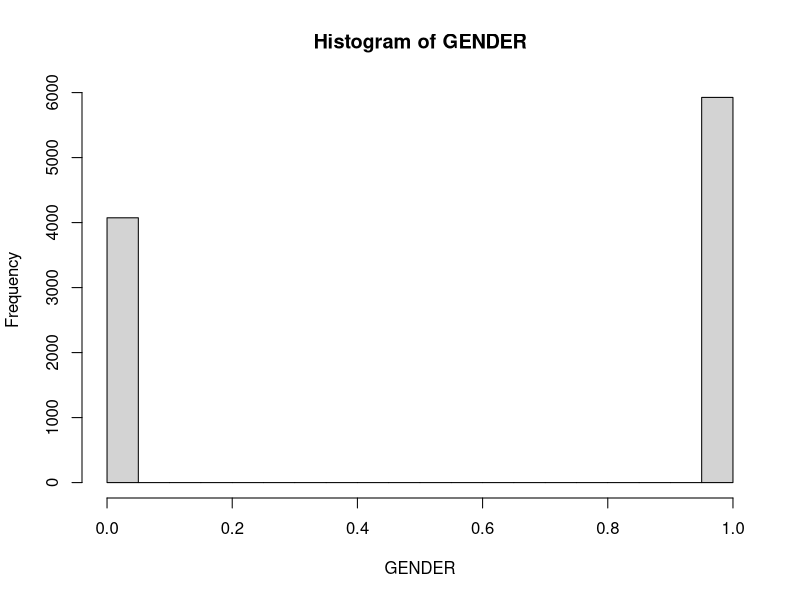
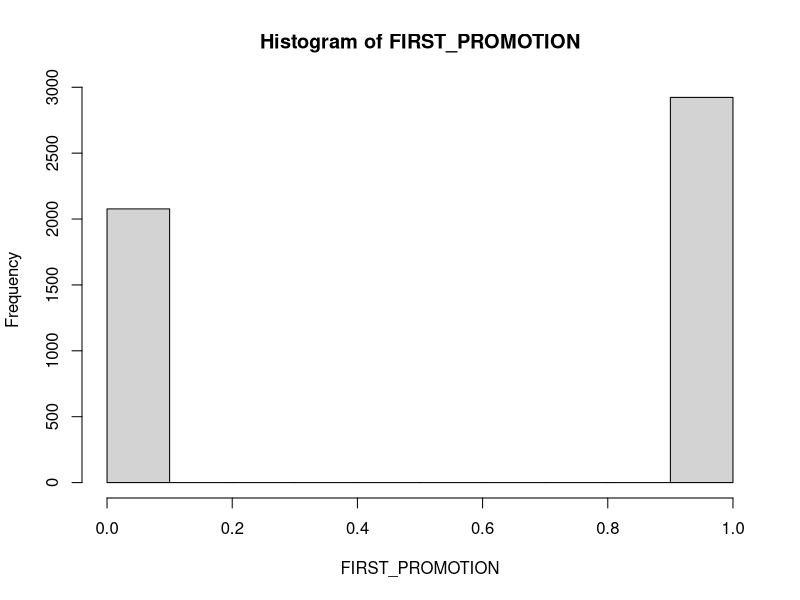
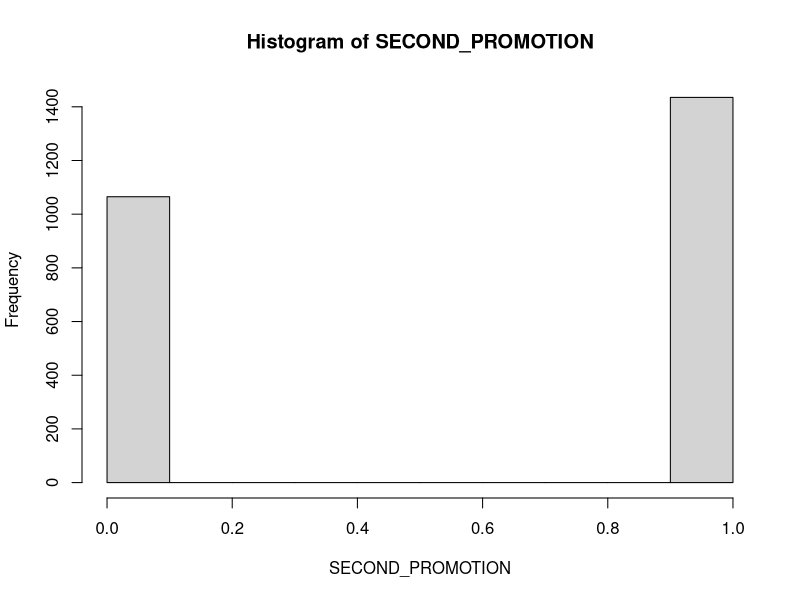
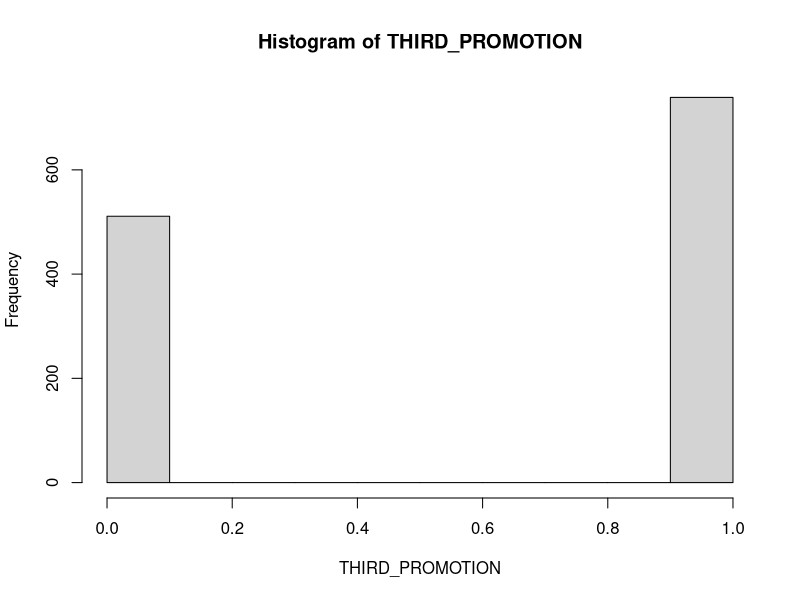

The R source for these figures, in order:
#set.seed(1)



ROUND <- 0
MEAN <- 10
SD <- 10
DISP <- 2
N <- 10000
DECAY_RATE <- .5

SAMPLE_1 <- round(N*DECAY_RATE, 0)
SAMPLE_2 <- round(SAMPLE_1*DECAY_RATE, 0)
SAMPLE_3<- round(SAMPLE_2*DECAY_RATE, 0)

DATA <- round(rnorm(1:N,MEAN,SD),ROUND)
MIN <- min(DATA)
MAX <- max(DATA)
MEAN <- mean(DATA)

MEAN_DISP <- (MEAN+DISP)

GENDER <- ifelse(DATA < MEAN_DISP, 1, 0)


FIRST_PROMOTION <- sample(GENDER,SAMPLE_1, replace = TRUE, prob = NULL)

SECOND_PROMOTION <- sample(FIRST_PROMOTION, SAMPLE_2, replace = TRUE, prob = NULL)

THIRD_PROMOTION <- sample(SECOND_PROMOTION, SAMPLE_3, replace = TRUE, prob = NULL)

hist(GENDER)
hist(FIRST_PROMOTION)
hist(SECOND_PROMOTION)
hist(THIRD_PROMOTION)

